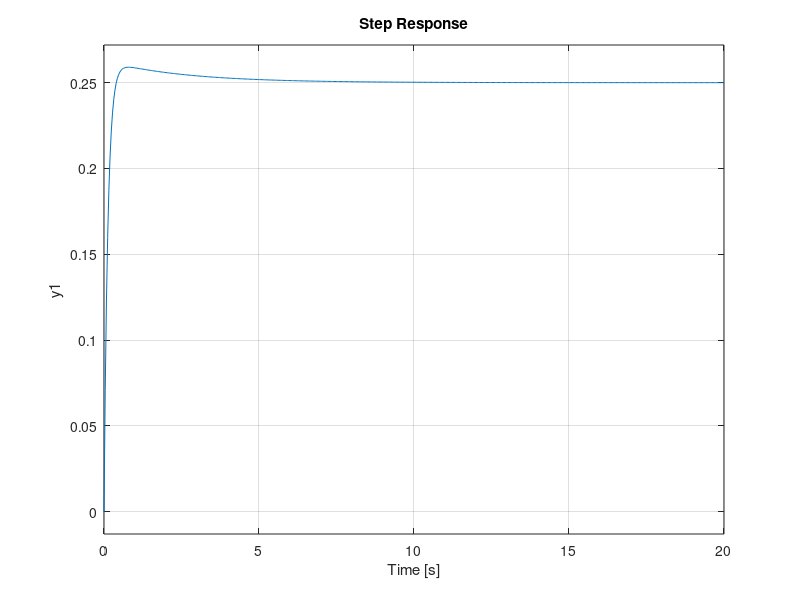

Write the MATLAB code that produced this figure.
m = 0.111;
R = 0.015;
g = -9.8;
L = 1.0;
d = 0.03;
J = 9.99e-6;
s = tf('s');
P_ball = -m*g*d/L/(J/R^2+m)/s^2;

Kp = 1;
C = pid(Kp);
sys_cl=feedback(C*P_ball,1);

step(0.25*sys_cl)
axis([0 70 0 0.5])
step(0.25*sys_cl)
axis([0 70 0 0.5])
m = 0.111;
R = 0.015;
g = -9.8;
L = 1.0;
d = 0.03;
J = 9.99e-6;
s = tf('s');
P_ball = -m*g*d/L/(J/R^2+m)/s^2;

Kp = 10;
Kd = 10;
C = pid(Kp,0,Kd);

sys_cl=feedback(C*P_ball,1);

t=0:0.01:5;
step(0.25*sys_cl)
Kp = 10;
Kd = 20;
C = pid(Kp,0,Kd);
sys_cl=feedback(C*P_ball,1);
step(0.25*sys_cl)
Kp = 15;
Kd = 40;
C = pid(Kp,0,Kd);
sys_cl=feedback(C*P_ball,1);
step(0.25*sys_cl)
